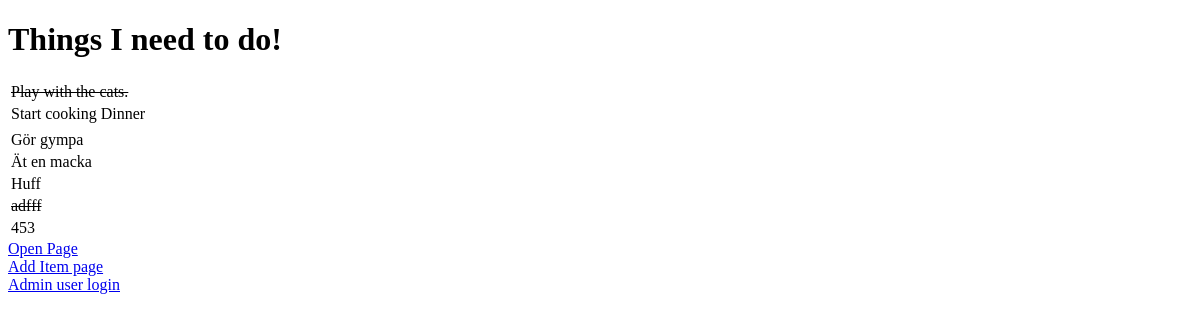
Before: / with the older database file.
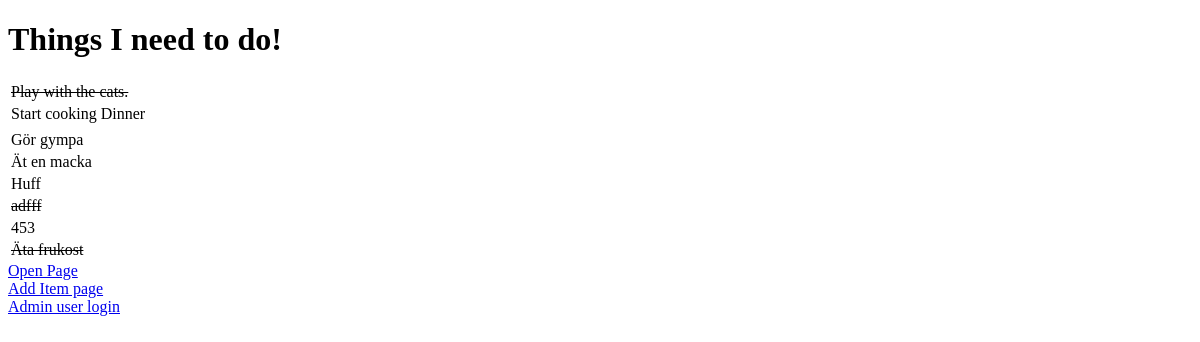
After: the same page with the newer database file.
### todo/models.py (models this page shows)
class Item(models.Model):#inherit the functions inside Models to use in the Item()
    name = models.CharField(max_length=50, null=False, blank=False)
    done = models.BooleanField(null=False, blank=False, default=False)
    def __str__(self):
        return self.name

### todo/views.py (the view)
# urls.py: path('', get_todo_list, name='get_todo_list'),
def get_todo_list(request):
    items = Item.objects.all()
    context = {
        'items': items
    }
    return render(request, 'todo/todo_list.html', context)

### todo/templates/todo/todo_list.html (shortened to what this page needs)
<!DOCTYPE html>
<html lang="en">
<head>
</head>
<body>
    <h1>Things I need to do!</h1>
    <table>
        {% for item in items %}
        <tr>
            {% if item.done %}
            <td><strike>{{ item.name }}</strike></td>
            {% else %}
            <td>{{ item.name }}</td>
            {% endif %}
        </tr>
        {% empty %}
        <tr>
            <td>You have nothing to do.</td>
        </tr>
        {% endfor %}
    </table>
    <div><a href="/open">Open Page</a></div>
    <div><a href="/add">Add Item page</a></div>
    <div><a href="admin/">Admin user login</a></div>
</body>
</html>

Changed rows visible on the page:
added Item: name "Äta frukost"
